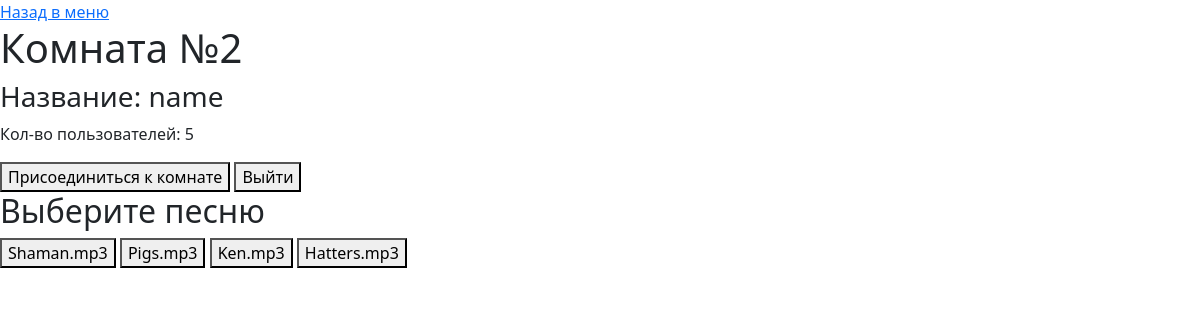
/service/room/2/ (signed in), run on an earlier commit of the app's database.
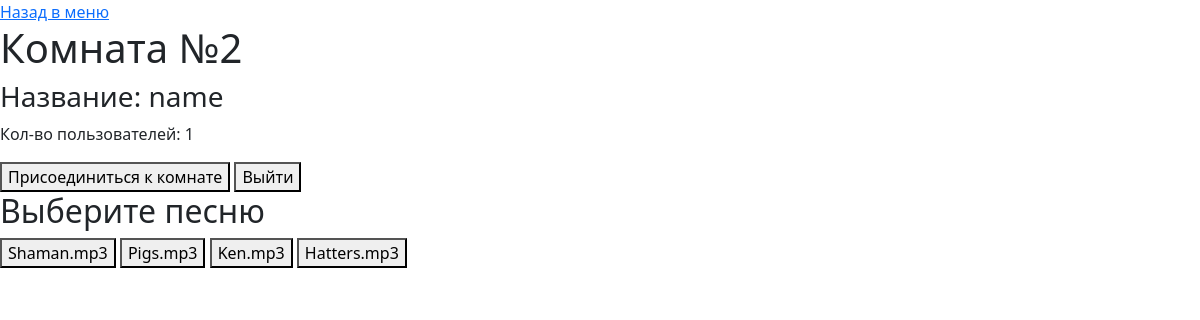
And on a later commit of the database.
### app/models.py (models this page shows, shortened)
class Room(models.Model):
    name = models.CharField(max_length=255)
    mx_users = models.IntegerField()
    amount_of_users = models.IntegerField(default = 1)
    song = models.CharField(max_length=255)
    timer = models.IntegerField()

### app/views.py (the view)
# urls.py: path('service/room/<int:name>/', views.roomTemplate_page, name='roomTemplate_page'),
def roomTemplate_page(request, name):
    content={}
    room = Room.objects.get(id=name)
    songs = Song.objects.all()
    user = Account.objects.get(id=request.user.id)
    content['room'] = room
    content['songs'] = [song for song in songs]
    if request.method == 'POST' and 'AddToRoom' in request.POST:
        user.room = name
        user.save()
        return HttpResponseRedirect(f'/service/room/{name}/')
    if request.method == 'POST' and 'LeaveToRoom' in request.POST:
        user.room = 0
        user.save()
        return HttpResponseRedirect(f'/service/room/{name}/')
    return render(request, 'room.html', content)

### app/models.py (called while the page is built)
    def __str__(self):
        return self.name

### app/templates/room.html (shortened to what this page needs)
{% extends "base.html" %}
{% block content %}
{% load static %}
<a class="uk-button uk-button-default" href="/service/">Назад в меню</a>
<h1>Комната №{{room.id}}</h1>
<h3 class="uk-card-title"> Название: {{room.name}}</h3>
<p>Кол-во пользователей: {{room.amount_of_users}}</p>
<form class="uk-grid-small" method="post" enctype="multipart/form-data" uk-grid>
        <button
            class="uk-button uk-button-primary uk-width-1-3 uk-margin-medium-right uk-border-rounded"
            type="submit" name="AddToRoom">Присоединиться к комнате</button>
        <button
            class="uk-button uk-button-danger uk-width-1-3 uk-margin-medium-right uk-border-rounded"
            type="submit" name="LeaveToRoom">Выйти</button>
</form>
<h2>Выберите песню</h2>
<form id="songForm" method="post" enctype="multipart/form-data" uk-grid>
    {% for song in songs %}
        <button
            class="uk-button uk-button-secondary uk-width-1-3 uk-margin-medium-right uk-border-rounded song-button"
            data-song-name="{{ song }}"
            data-song-id = "{{ song.id }}"
            type="button">
            {{ song }}
        </button>
    {% endfor %}
</form>
{% endblock %}

What changed in the data, as far as the page shows it:
changed Room "name": amount_of_users "5" → "1"
